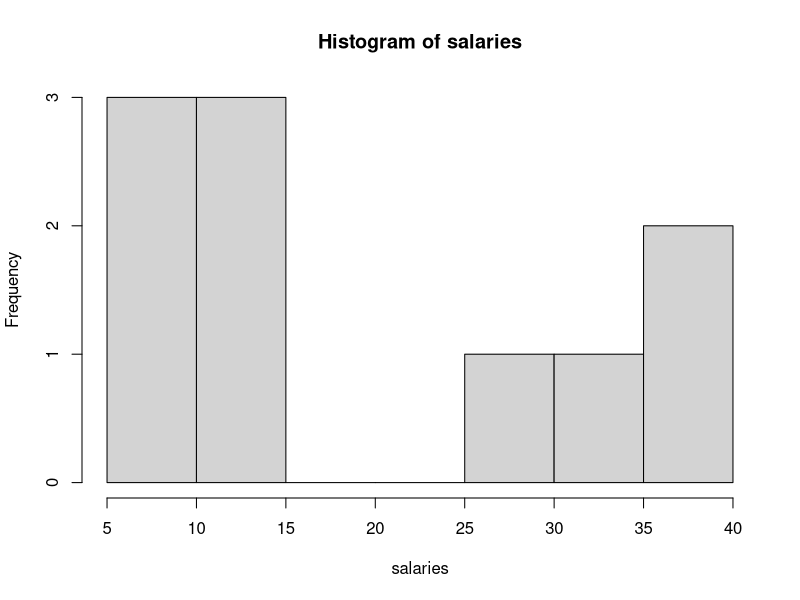
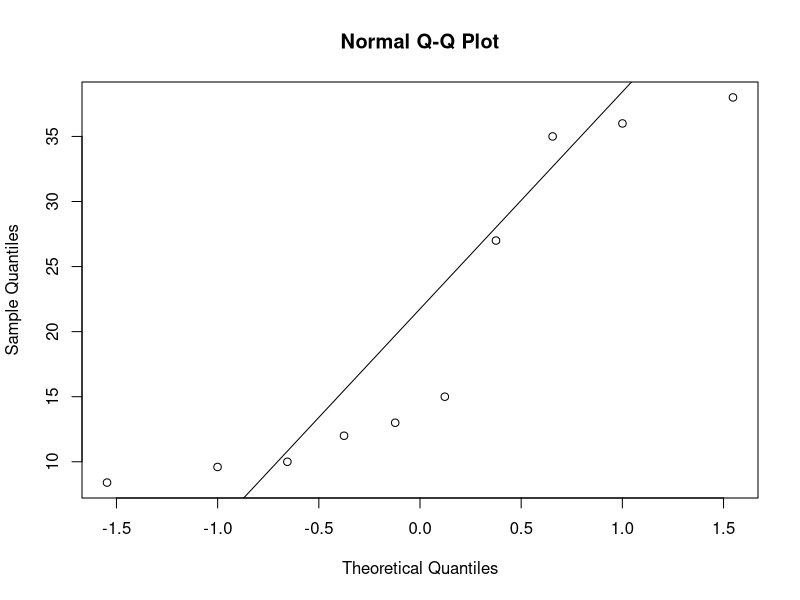
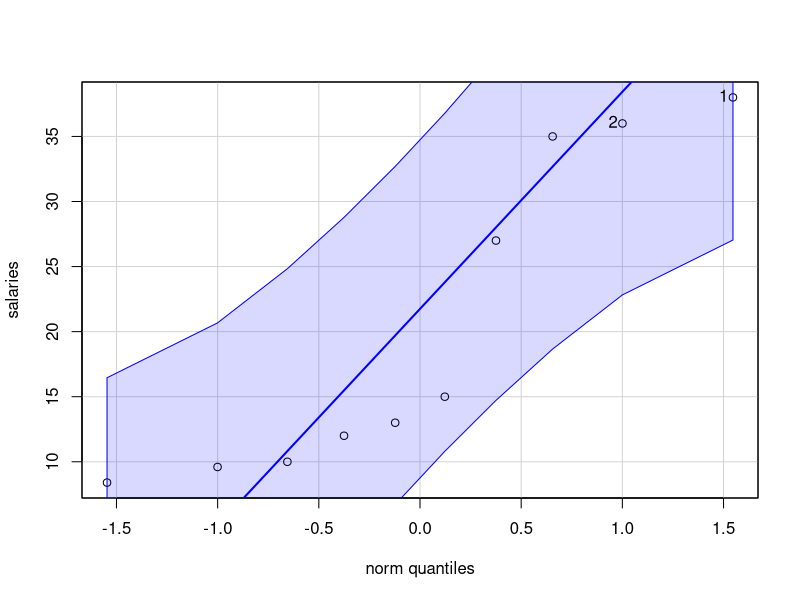

Generate these figures, in order, with R:
salaries <- c(38.0, 36.0, 35.0, 27.0, 15.0, 13.0, 12.0, 10.0,  9.6,  8.4)

mean(salaries)
var(salaries)
sd(salaries)

t.test(salaries)#gives two sided 95% CI

t.test(salaries,mu=10,alternative="greater",conf.level=.99)

hist(salaries)
qqnorm(salaries);qqline(salaries)

#install.packages("car")
library(car)

qqPlot(salaries)


#Non-parametric bootstrapping
set.seed(1)
sample(salaries,rep=TRUE)

B <- 10000
boot_vec <- rep(NA,B)

for (b in 1:B){
 boot_vec[b] <- mean(sample(salaries,rep=TRUE))
}

#95% CI based on percentile method
quantile(boot_vec,c(.025,.975))

library(boot)
boot_out <- boot(salaries,function(dat,inds){mean(dat[inds])},R=10000)
boot.ci(boot_out)
